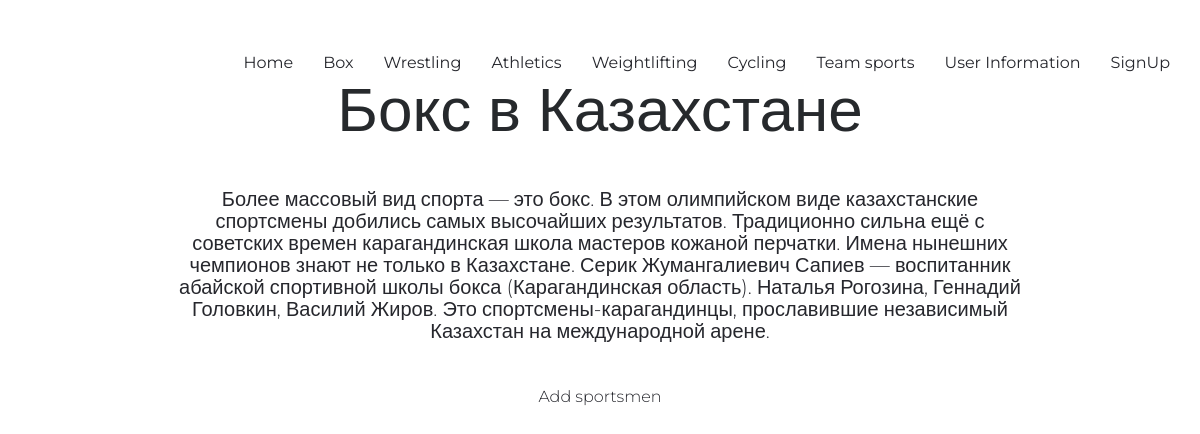
Before: /boxing with the older database file.
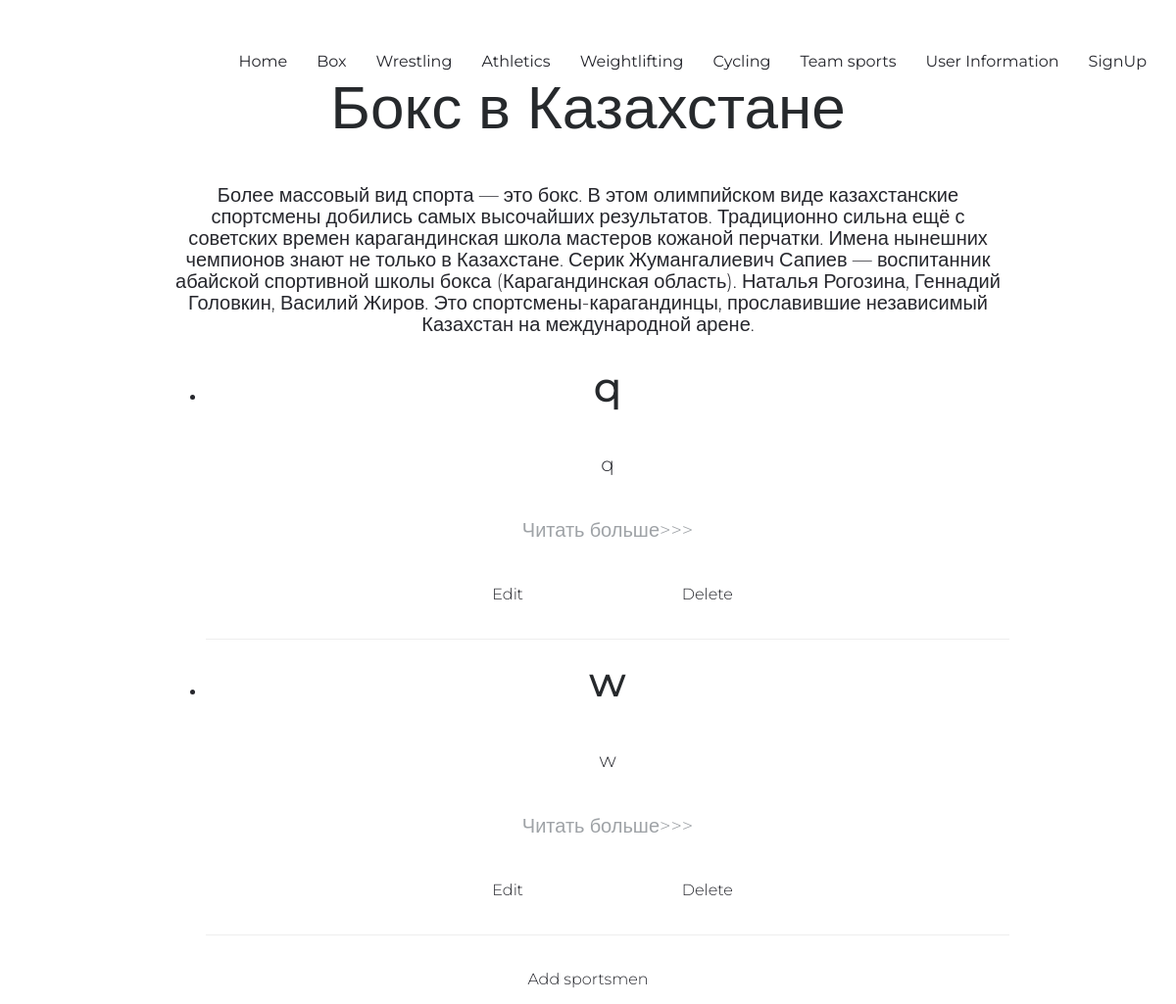
After: the same page with the newer database file.
### posts/models.py (models this page shows, shortened)
class Boxing(models.Model):
    title = models.CharField(max_length=255)
    content = models.TextField(blank=True)
    slug = models.SlugField(max_length=255, unique=True, db_index=True, verbose_name='URL')
    class Meta:
        verbose_name = "Boxing"
        verbose_name_plural = "Boxers"

### posts/views.py (the view)
# urls.py: path('boxing', views.boxing, name='boxing'),
def boxing(request):
    return render(request, 'posts/boxing.html', {'title': 'Boxing Page'})

### posts/templatetags/posts_extras.py (called while the page is built)
@register.inclusion_tag('lists/show_boxing.html')
def show_boxing():
    sportsmans = Boxing.objects.all()
    return {'posts': sportsmans}

### posts/templates/posts/boxing.html (shortened to what this page needs)
{% extends 'posts/base.html'%}
{% load posts_extras %}
{% block content %}
        <div class="hero-text">
            <div class="hero-content">
                <h1>Бокс в Казахстане</h1>
                <p>Более массовый вид спорта — это бокс.
                    В этом олимпийском виде казахстанские спортсмены добились самых высочайших результатов.
                    Традиционно сильна ещё с советских времен карагандинская школа мастеров кожаной перчатки.
                    Имена нынешних чемпионов знают не только в Казахстане.
                    Серик Жумангалиевич Сапиев — воспитанник абайской спортивной школы бокса (Карагандинская область).
                    Наталья Рогозина, Геннадий Головкин, Василий Жиров.
                    Это спортсмены-карагандинцы, прославившие независимый Казахстан на международной арене.
                </p>
                <ul>
                    {% show_boxing %}
                </ul>
                <a class="btn btn-outline-primary" href="{% url 'create_boxing' %}">Add sportsmen</a>
            </div>
        </div>
{% endblock %}

### posts/templates/lists/show_boxing.html (shortened to what this page needs)
{% for post in posts %}
    <li>
        <h2>{{ post.title }}</h2>
        {% autoescape off %}
        <p>{{ post.content|linebreaks|truncatewords:10}}</p>
        {% endautoescape %}
        <p class="link-read-post"><a href='boxing/{{ post.slug }}'>Читать больше>>></a></p>
        <a href="update_boxing/{{post.id}}" class="btn btn-outline-primary" id="{{post.id}}">Edit</a>
        <a href="delete_boxing/{{post.id}}" class="btn btn-outline-primary" id="{{post.id}}">Delete</a>
        <hr>
    </li>
{% endfor %}

Changed rows visible on the page:
added Boxing: title "q", content "q"
added Boxing: title "w", content "w"
